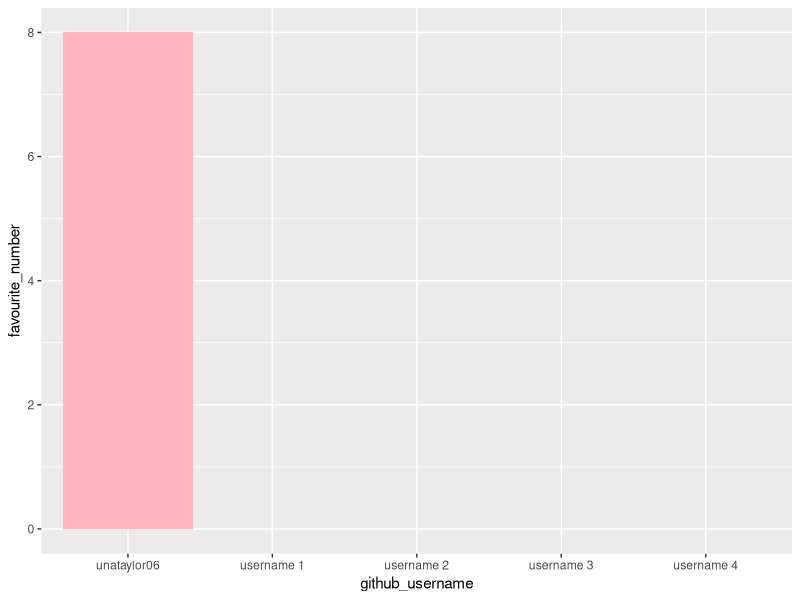
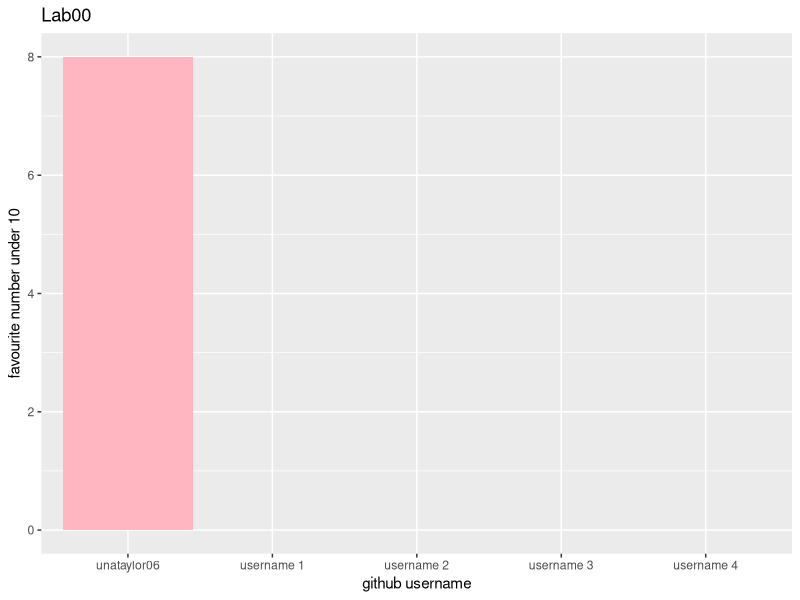
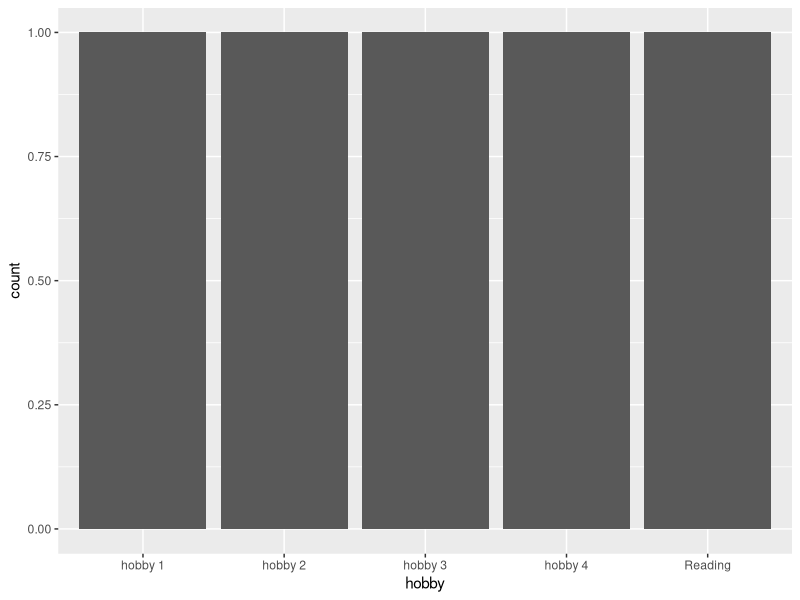

Write the R code that produced these figures, in order.
## ---- chunk 1
library(tidyverse) 
## ---- chunk 2
team_data <- tibble(
  name = c("Una Taylor", "member 1", "member 2", 
           "member 3", "member 4"),
  github_username = c("unataylor06", "username 1", "username 2", 
                      "username 3", "username 4"), 
  colour = c("lightpink", "colour 1", "colour 2", 
             "colour 3", "colour 4"),
  hobby = c("Reading", "hobby 1", "hobby 2", 
            "hobby 3", "hobby 4"),
  favourite_number = c(8, NA, NA, NA, NA)
  )

team_data
## ---- chunk 3
p1 <- ggplot(data = team_data, 
             mapping = aes(x = github_username, 
                           y = favourite_number,
                           fill = colour), 
             ) +
   geom_col() +
   scale_fill_identity()
p1
## ---- chunk 4
p1 + labs(x = "github username", 
          y = "favourite number under 10",
          title = "Lab00")
## ---- chunk 5
p2 <- ggplot(team_data, aes(x = hobby)) +
  geom_bar()
p2
